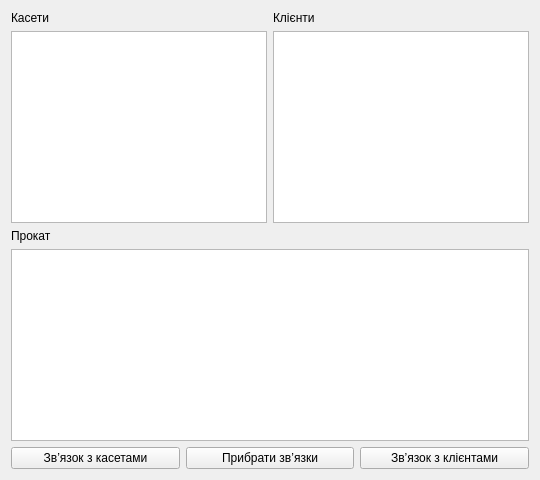
        <widget class="QWidget" name="tabRelations">
         <attribute name="title">
          <string>Зв’язки</string>
         </attribute>
         <layout class="QHBoxLayout" name="horizontalLayout_4">
          <item>
           <layout class="QVBoxLayout" name="rvMainLayout" stretch="8,8,1">
            <item>
             <layout class="QHBoxLayout" name="rvTopLayout">
              <item>
               <layout class="QVBoxLayout" name="rvTopTapeLayout">
                <item>
                 <widget class="QLabel" name="rvTapesLabel">
                  <property name="text">
                   <string>Касети</string>
                  </property>
                 </widget>
                </item>
                <item>
                 <widget class="QTableView" name="rvTapesTable"/>
                </item>
               </layout>
              </item>
              <item>
               <layout class="QVBoxLayout" name="rvTopCustomerLayout">
                <item>
                 <widget class="QLabel" name="rvCustomersLabel">
                  <property name="text">
                   <string>Клієнти</string>
                  </property>
                 </widget>
                </item>
                <item>
                 <widget class="QTableView" name="rvCustomersTable"/>
                </item>
               </layout>
              </item>
             </layout>
            </item>
            <item>
             <layout class="QVBoxLayout" name="rvMiddleLayout">
              <item>
               <widget class="QLabel" name="rvRentalsLabel">
                <property name="text">
                 <string>Прокат</string>
                </property>
               </widget>
              </item>
              <item>
               <widget class="QTableView" name="rvRentalsTable"/>
              </item>
             </layout>
            </item>
            <item>
             <layout class="QHBoxLayout" name="horizontalLayout_6">
              <item>
               <widget class="QPushButton" name="rvTapeLinkButton">
                <property name="text">
                 <string>Зв’язок з касетами</string>
                </property>
               </widget>
              </item>
              <item>
               <widget class="QPushButton" name="rvClearLinkButton">
                <property name="text">
                 <string>Прибрати зв’язки</string>
                </property>
               </widget>
              </item>
              <item>
               <widget class="QPushButton" name="rvCustomerLinkButton">
                <property name="text">
                 <string>Зв’язок з клієнтами</string>
                </property>
               </widget>
              </item>
             </layout>
            </item>
           </layout>
          </item>
         </layout>
        </widget>
